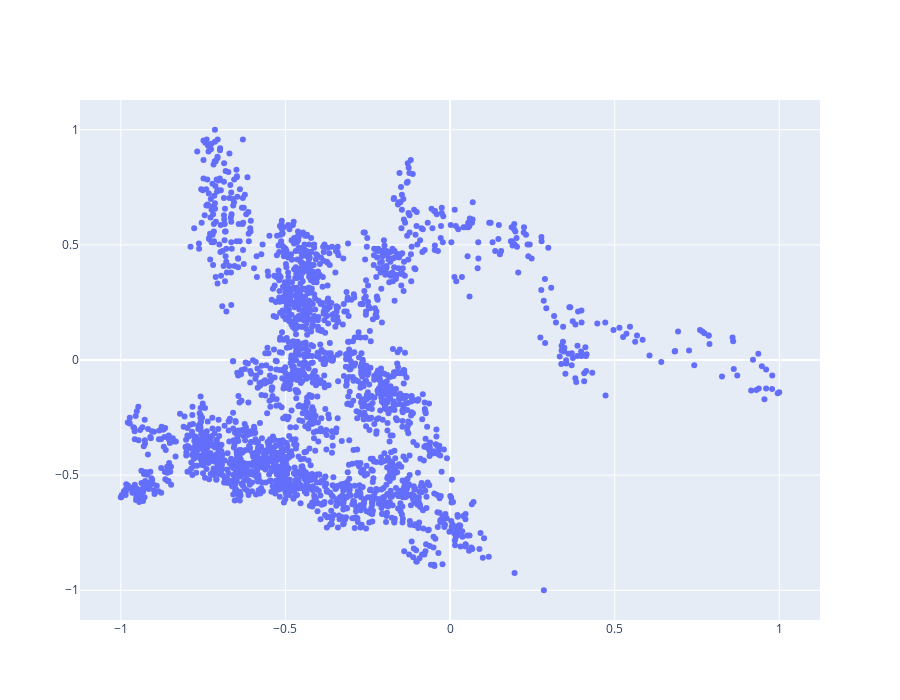

Notebook source saved alongside this figure:
### Markdown cell above
### Scatter

### Code cell
_x, _y = comparator.종가, comparatee.종가

x, y = normalize(_x, a=-1, b=1), normalize(_y, a=-1, b=1)
# x, y = _x.resample('M').last(), _y.resample('M').last()
# x = _x.resample('M').last().pct_change()
# y = _y.resample('M').last().pct_change()

fig = go.Figure()
fig.add_trace(go.Scatter(
    x=x, y=y, name='산포도',
    mode='markers',
    
))
fig.update_layout(height=700)
fig.show()

### Figure 1 — Plotly figure (JSON) as saved in the notebook; plotly's stock layout.template omitted (floating-point values rounded to 4 significant figures; data arrays with more than 128 entries replaced by an {"elided": "..."} marker saying what was removed)
{"data": [{"mode": "markers", "name": "산포도", "type": "scatter", "x": {"elided": "2458 float values"}, "y": {"elided": "2458 float values"}}], "layout": {"height": 700}}
